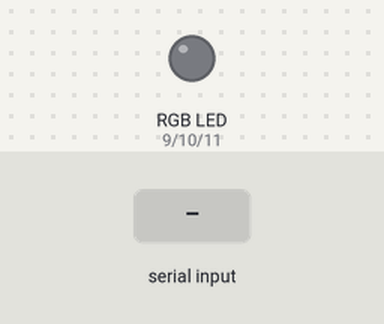
The sketch below on a simulated Arduino Uno, built with avr-gcc and run on an emulated ATmega328P. On the bench: an RGB LED mixed from three pins (HIGH = lit). Inputs (shaded band) come from the test bench. Dim RGB values are drawn brighter than linear; what the sketch prints to the serial monitor is not drawn.

Above: at 1.3 s.
1.4 s: "v" received over Serial
At 3.4 s:
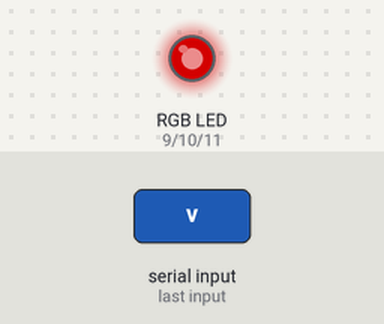
3.9 s: "vermelho" received over Serial
At 4.7 s:
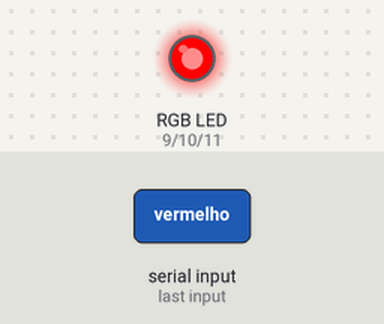
6.4 s: "g" received over Serial
At 8.4 s:
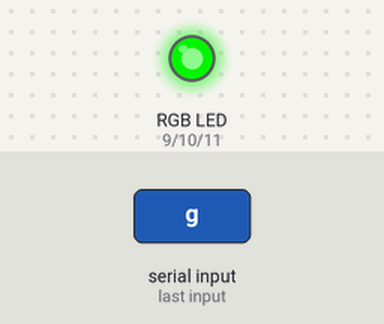
8.9 s: "b" received over Serial
At 10.3 s:
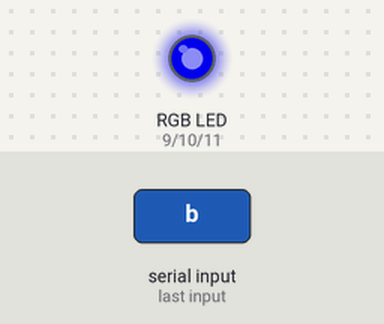
Timing chart, 0 to 11.9 s (numbered marks = the images above; inputs shaded):
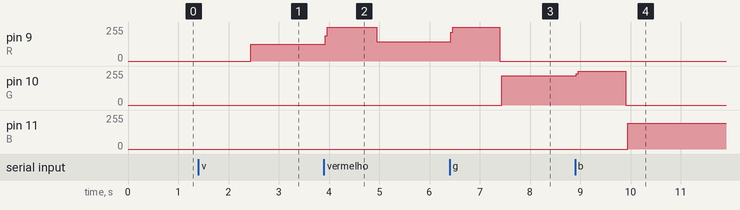

The sketch:

SerialRGB.ino
```cpp
int R = 9;  //Pin 9
int G = 10; //Pin 10
int B = 11; //Pin 11
String l;

void setup() {
  Serial.begin(9600);
  while (!Serial) {
    ;
  }
  l = "";
  analogWrite(R, 0);
  analogWrite(G, 0);
  analogWrite(B, 0);
  Serial.println("\n------------------------------------");
  Serial.println("RGB -- Letras disponiveis:");
  Serial.println("VERMELHO => v, red, vermelho");
  Serial.println("VERDE => g, green, verde");
  Serial.println("AZUL => b, blue, azul");
  Serial.println("AMARELO => y, yellow, amarelo");
  Serial.println("------------------------------------\n");
}

void loop() {
  if (Serial.available())
    l = Serial.readString();

  if (l == "v" || l == "vermelho" || l == "red") {
    desliga();
    analogWrite(R, 255);
  } else if (l == "g" || l == "verde" || l == "green") {
    desliga();
    analogWrite(G, 255);
  } else if (l == "b" || l == "azul" || l == "blue") {
    desliga();
    analogWrite(B, 255);
  } else if (l == "y" || l == "amarelo" || l == "yellow") {
    desliga();
    analogWrite(R, 255);
    analogWrite(G, 255);
  } else {
    desliga();
  }
}

void desliga() {
  analogWrite(R, 0);
  analogWrite(B, 0);
  analogWrite(G, 0);
}
```

Measured:
- after the input at 1.4 s, pin 9 (R): 0/255 → 127/255 after 1.0 s
- after the input at 3.9 s, pin 9 (R): 127/255 → 255/255 at once, → 143/255 1.0 s later
- after the input at 6.4 s, pin 9 (R): 143/255 → 255/255 at once, → 0/255 0.97 s later; pin 10 (G): 0/255 → 218/255 after 1.0 s
- after the input at 8.9 s, pin 10 (G): 218/255 → 255/255 at once, → 0/255 0.98 s later; pin 11 (B): 0/255 → 193/255 after 1.0 s
